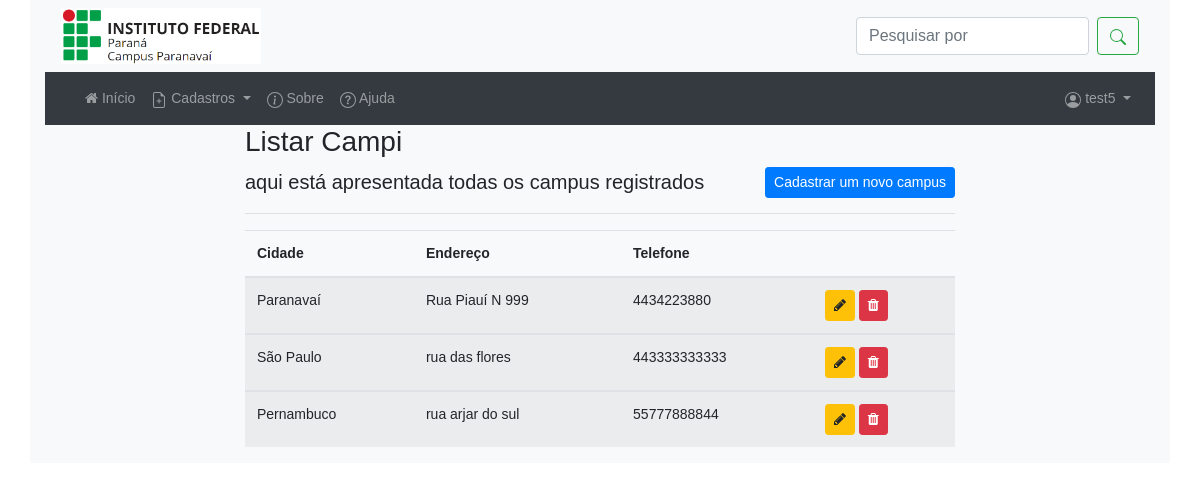
The app's page /listar/campus/ (signed in) with its own data.
### cadastros/models.py (models this page shows, shortened)
class Campus(models.Model):
   cidade = models.CharField(max_length=50, verbose_name="Cidade")
   endereco = models.CharField(max_length=150, verbose_name="Endereço")
   telefone = models.IntegerField(verbose_name="Telefone")

### cadastros/views.py (the view)
# urls.py: path('listar/campus/', CampusList.as_view(), name='listar-campus'),
class CampusList(LoginRequiredMixin, ListView):
    login_url = reverse_lazy("login")
    model = Campus
    template_name = 'cadastros/lista/campus.html'
    def get_context_data(self, *args, **kwargs):
        context = super().get_context_data(*args, **kwargs)
        context["titulo"] = "Listar Campi"
        return context

### cadastros/templates/cadastros/lista/campus.html (shortened to what this page needs)
{% extends 'paginas/modelo.html' %}
{% load static %}
{% block conteudo %}
<div class="container col-8">
    <h3> {{ titulo }}</h3>
    <a href="{% url 'cadastrar-campus' %}" class="btn btn-primary btn-sm float-right">Cadastrar um novo campus</a>
    <p class="lead">aqui está apresentada todas os campus registrados</p>
    <hr>
    <div class="table responsive">
        <table class="table table-striped" id="tabela-campus">
            <thead>
                <tr>
                    <th>Cidade</th>
                    <th>Endereço</th>
                    <th>Telefone</th>
                    <th></th>
                </tr>
            </thead>
            {% for campus in object_list %}
            <tbody>
                <tr>
                    <td>{{campus.cidade}}</td>
                    <td>{{campus.endereco}}</td>
                    <td>{{campus.telefone}}</td>
                    <td>
                        <a href="{% url 'editar-campus' campus.pk %}" class="btn btn-warning btn-sm" title="Editar">
                            <i class="fa fa-pencil" aria-hidden="true"></i>
                        </a>
                        <a href="{% url 'deletar-campus' campus.pk %}" class="btn btn-danger btn-sm" title="Excluir">
                            <i class="fa fa-trash" aria-hidden="true"></i>
                        </a>
                    </td>
                </tr>
                {% empty %}
                <td colspan="3">Nenhum campo registrado.</td>
                {% endfor %}
            </tbody>
        </table>
    </div>
</div>
{% endblock %}

### paginas/templates/paginas/modelo.html (shortened to what this page needs)
{% load static %}
<!DOCTYPE html>
<html lang="pt-br">
<head>
    <link rel="stylesheet" href="{% static 'css/bootstrap.min.css' %}">
    <link rel="stylesheet" href="{% static 'assets/css/demo.css' %}">
    <link rel="stylesheet" href="{% static 'assets/css/Footer-with-button-logo.css' %}">
    <link rel="stylesheet" href=" http://cdnjs.cloudflare.com/ajax/libs/font-awesome/4.6.3/css/font-awesome.min.css ">
    <link rel="stylesheet" type="text/css" href="https://cdn.datatables.net/v/bs4/dt-1.10.23/datatables.min.css" />
</head>
<body>
    <div class="bg-light container-sm">
        {% block top %}
        <nav class="navbar navbar-light bg-light">
            <img src="{% static 'img/ifpr-logo.png' %}" style="width: 200px;" class="img-fluid" alt="Responsive image">
            <form class="form-inline">
                <input class="form-control mr-sm-2" type="search" placeholder="Pesquisar por" aria-label="Search">
                <p class="mb-0">
                    <button type="submit" class="btn btn-outline-success my-2 my-sm-0">
                    </button>
                </p>
            </form>
        </nav>
        {% endblock %}
        {% block menu %}
        <nav class="navbar navbar-dark bg-dark navbar-expand-lg ">
            <div class="collapse navbar-collapse" id="navbarNavDropdown">
                <ul class="navbar-nav mr-auto ">
                    <li class="nav-item">
                        <a class="nav-link" href="{% url 'index' %}">
                            <i class="fa fa-home" aria-hidden="true"></i>
                            Início
                        </a>
                    </li>
                    {% if request.user.is_authenticated %}
                    <li class="nav-item dropdown">
                        <a class="nav-link dropdown-toggle" href="#" id="navbarDropdownMenuLink" role="button"
                            data-toggle="dropdown" aria-haspopup="true" aria-expanded="false">
                            Cadastros
                        </a>
                    </li>
                    {% endif %}
                    <li class="nav-item">
                        <a class="nav-link" href="{% url 'sobre' %}"> Sobre</a>
                    </li>
                    <li class="nav-item">
                        <a class="nav-link" href="#"> Ajuda</a>
                    </li>
                </ul>
                <ul class="navbar-nav ml-auto">
                    {% if request.user.is_authenticated %}
                    <li class="nav-item dropdown ">
                        <a class="nav-link dropdown-toggle" href="#" id="navbarDropdownMenuLink" role="button"
                            data-toggle="dropdown" aria-haspopup="true" aria-expanded="false">
                            <span id="username">{{ request.user }}</span>
                        </a>
                    </li>
                    {% endif %}
                </ul>
            </div>
        </nav>
        {% endblock %}
        {% block conteudo %}{% endblock %}
    </div>
</body>
</html>

### static/assets/css/demo.css (style rules this page uses)
html { background-color: #efefef; }
body { font:14px/1.5 Arial, Helvetica, sans-serif; margin:0; display: flex; height: 100vh; align-items: stretch; }

### static/assets/css/footer-with-button-logo.css (style rules this page uses)
html { height: 100%; }
body { display: flex; display: -webkit-flex; flex-direction: column; -webkit-flex-direction: column; height: 100%; }

### records on screen
Campus: cidade "Paranavaí", endereco "Rua Piauí N 999", telefone "4434223880"
Campus: cidade "São Paulo", endereco "rua das flores", telefone "443333333333"
Campus: cidade "Pernambuco", endereco "rua arjar do sul", telefone "55777888844"

### other values on screen
{{ request.user }} "test5"
{{ titulo }} "Listar Campi"
